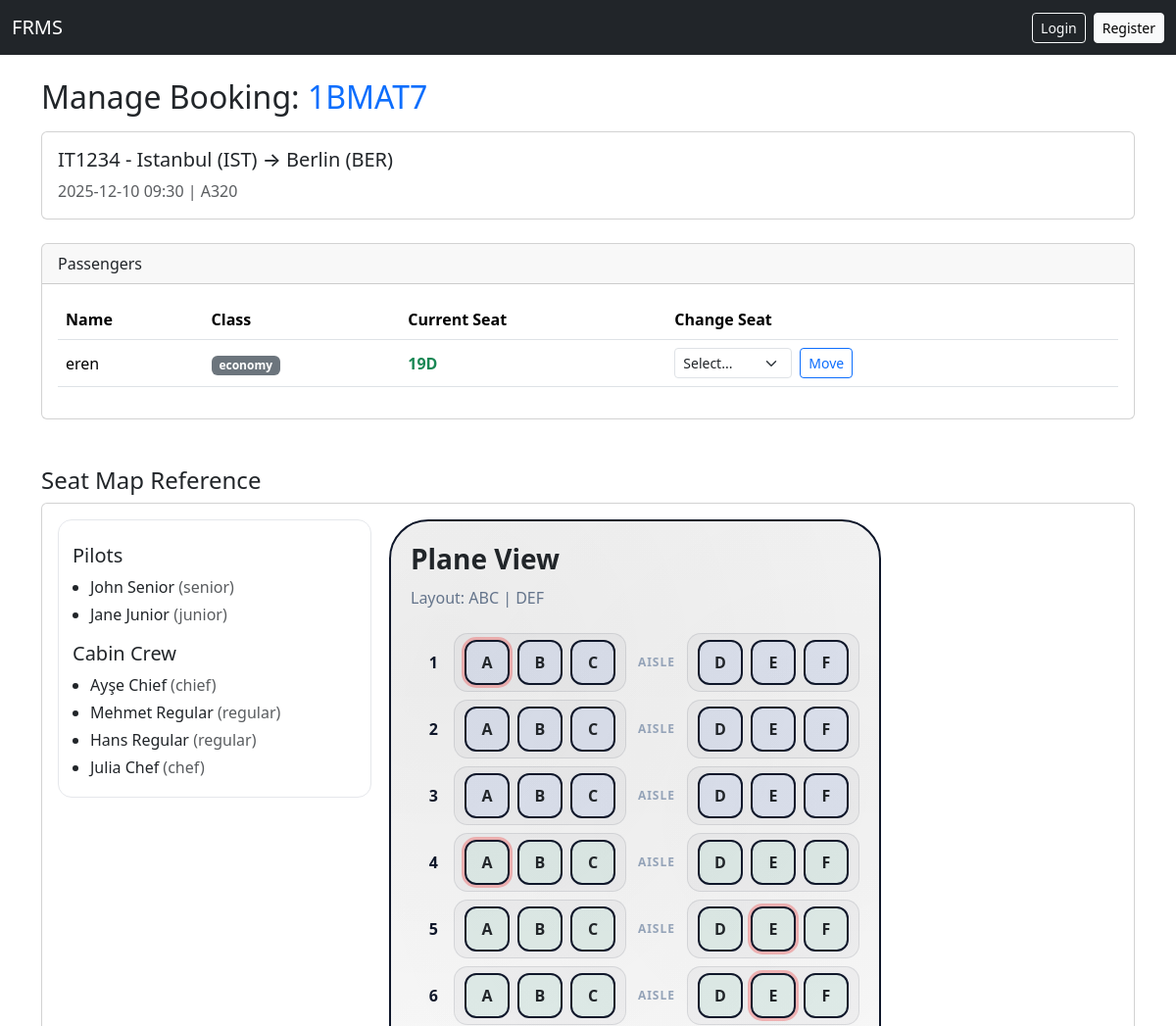
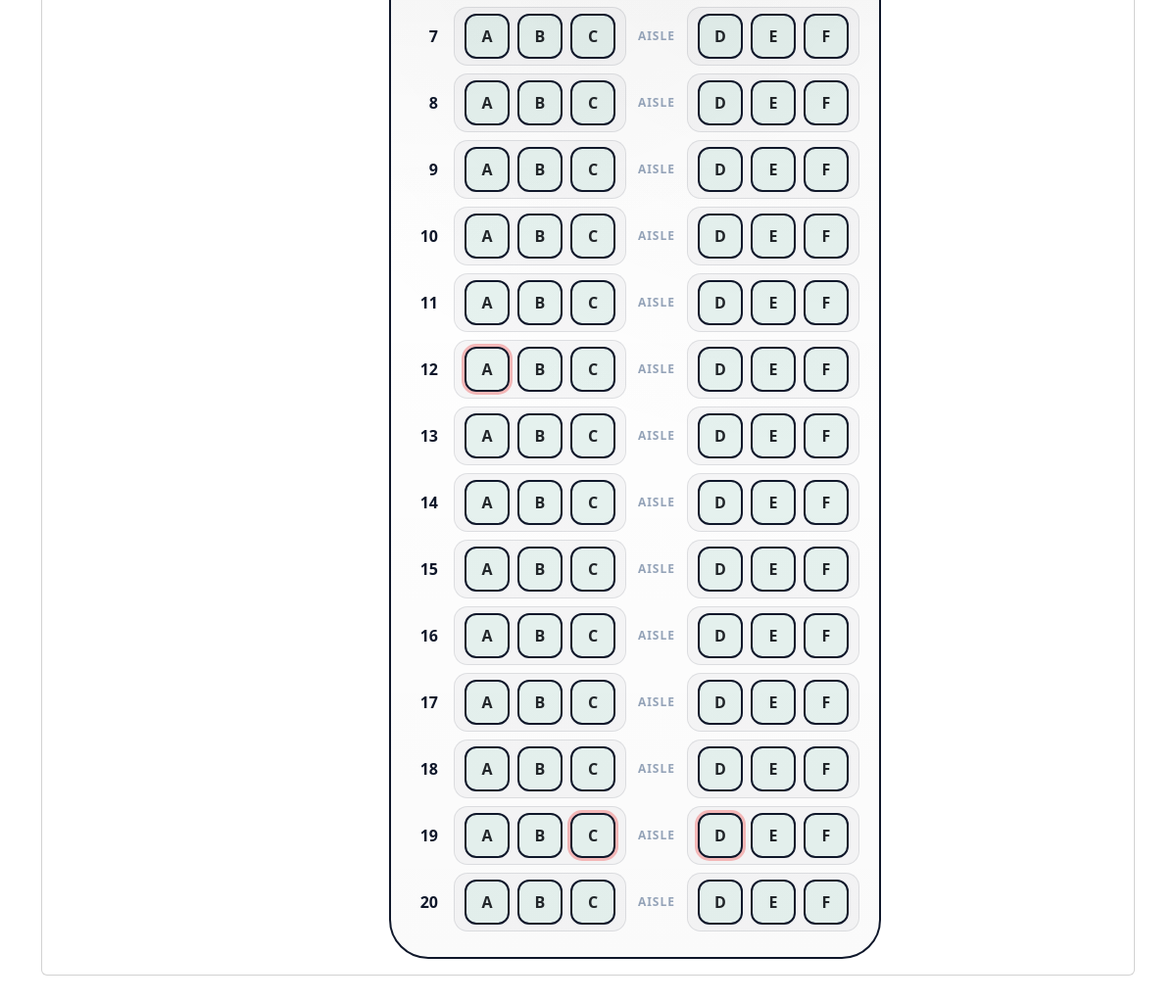
/manage/1BMAT7, run on the app's committed database (2 pictures, top to bottom).
### tables this page shows
CREATE TABLE passengers (
            id INTEGER PRIMARY KEY AUTOINCREMENT,
            flight_no TEXT NOT NULL,
            name TEXT NOT NULL,
            age INTEGER,
            nationality TEXT,
            seat_type TEXT,  -- business or economy
            seat_no TEXT,    -- may be NULL
            group_id INTEGER,
            parent_id INTEGER
        , pnr TEXT, ssn TEXT);

CREATE TABLE flights (
            id INTEGER PRIMARY KEY AUTOINCREMENT,
            flight_no TEXT UNIQUE NOT NULL,
            date_time TEXT NOT NULL,
            duration_minutes INTEGER,
            distance_km INTEGER,
            source TEXT,
            destination TEXT,
            vehicle_type TEXT,
            shared_flight_no TEXT,
            shared_company TEXT
        );

CREATE TABLE pilots (
            id INTEGER PRIMARY KEY AUTOINCREMENT,
            name TEXT NOT NULL,
            nationality TEXT,
            languages TEXT,
            vehicle_type TEXT,
            max_distance_km INTEGER,
            seniority TEXT  -- senior, junior, trainee
        );

CREATE TABLE attendants (
            id INTEGER PRIMARY KEY AUTOINCREMENT,
            name TEXT NOT NULL,
            nationality TEXT,
            languages TEXT,
            attendant_type TEXT,  -- chief, regular, chef
            vehicle_types TEXT
        );

### app.py (the view, shortened to what this page needs)
@app.route("/manage/<pnr>", methods=["GET", "POST"])
def manage_booking(pnr):
    db = get_db()
    passengers = db.execute("SELECT * FROM passengers WHERE pnr = ?", (pnr,)).fetchall()
    if not passengers:
        return redirect(url_for("checkin"))
    passengers = [dict(p) for p in passengers]
    flight = db.execute("SELECT * FROM flights WHERE flight_no = ?", (passengers[0]["flight_no"],)).fetchone()
    pilots = [dict(p) for p in db.execute("SELECT * FROM pilots LIMIT 2")]
    cabin = [dict(a) for a in db.execute("SELECT * FROM attendants LIMIT 4")]
    all_rows = db.execute("SELECT * FROM passengers WHERE flight_no = ?", (flight["flight_no"],)).fetchall()
    full_pax_list = [dict(row) for row in all_rows]
    seat_rows = build_seat_rows(flight["vehicle_type"], full_pax_list)
    occupied_set = set(p["seat_no"] for p in full_pax_list if p.get("seat_no"))
    all_seat_map = build_seat_map(flight["vehicle_type"])
    available_seats = [s for s in all_seat_map if s["seat_no"] not in occupied_set]
    return render_template("manage_booking.html",
                           user=current_user(), pnr=pnr, flight=flight,
                           passengers=passengers, seat_rows=seat_rows,
                           available_seats=available_seats,
                           pilots=pilots, cabin=cabin) # Added pilots/cabin

### app.py (called while the page is built)
def get_db():
    if "db" not in g:
        g.db = sqlite3.connect(DATABASE)
        g.db.row_factory = sqlite3.Row
    return g.db

def build_seat_map(vtype):
    c = PLANE_LAYOUTS.get(vtype)
    seats = []
    if not c: return []
    for r in range(1, c["rows"] + 1):
        for col in c["cols"]:
            seats.append({"seat_no": f"{r}{col}", "seat_type": "business" if r <= c["biz"] else "economy"})
    return seats

def build_seat_rows(vehicle_type, passengers):
    seat_map = build_seat_map(vehicle_type)
    seat_lookup = {p["seat_no"]: p for p in passengers if p["seat_no"]}
    seat_rows_dict = defaultdict(list)
    for seat in seat_map:
        seat["occupant"] = seat_lookup.get(seat["seat_no"])
        row_num = int(''.join(ch for ch in seat["seat_no"] if ch.isdigit()))
        seat_rows_dict[row_num].append(seat)
    return {r: sorted(seat_rows_dict[r], key=lambda s: s["seat_no"]) for r in sorted(seat_rows_dict.keys())}

def current_user():
    if "user_id" not in session: return None
    return get_db().execute("SELECT * FROM users WHERE id = ?", (session["user_id"],)).fetchone()

### templates/manage_booking.html (shortened to what this page needs)
{% extends "base.html" %}
{% block content %}
<h2 class="mb-3">Manage Booking: <span class="text-primary">{{ pnr }}</span></h2>
<div class="card mb-4">
    <div class="card-body">
        <h5>{{ flight['flight_no'] }} - {{ flight['source'] }} &rarr; {{ flight['destination'] }}</h5>
        <p class="text-muted mb-0">{{ flight['date_time'] }} | {{ flight['vehicle_type'] }}</p>
    </div>
</div>
<div class="card mb-4">
    <div class="card-header">Passengers</div>
    <div class="card-body">
        <div class="table-responsive">
            <table class="table align-middle">
                <thead>
                    <tr>
                        <th>Name</th>
                        <th>Class</th>
                        <th>Current Seat</th>
                        <th>Change Seat</th>
                    </tr>
                </thead>
                <tbody>
                    {% for p in passengers %}
                    <tr>
                        <td>
                            {{ p['name'] }}
                        </td>
                        <td><span class="badge bg-secondary">{{ p['seat_type'] }}</span></td>
                        <td>
                            {% if p['seat_no'] %}
                            <strong class="text-success">{{ p['seat_no'] }}</strong>
                            {% else %}
                            <span class="text-danger">Not Assigned</span>
                            {% endif %}
                        </td>
                        <td>
                            {% if p['age'] > 2 %}
                            <form method="post" class="d-flex gap-2">
                                <select name="new_seat" class="form-select form-select-sm" style="width: 120px;">
                                    <option value="" disabled selected>Select...</option>
                                </select>
                                <button class="btn btn-sm btn-outline-primary">Move</button>
                            </form>
                            {% else %}
                            <small class="text-muted">Infant (Lap)</small>
                            {% endif %}
                        </td>
                    </tr>
                    {% endfor %}
                </tbody>
            </table>
        </div>
    </div>
</div>
<h4 class="mt-5">Seat Map Reference</h4>
<div class="card p-3" style="overflow-x: auto;">
    {% include "roster_partial.html" with context %}
</div>
{% endblock %}

### templates/roster_partial.html (shortened to what this page needs)
<div class="plane-wrap">
    <div class="crew-card">
        <h5>Pilots</h5>
        <ul class="crew-list">
            {% if pilots %}
            {% for p in pilots %}
            <li>{{ p['name'] }} <span class="text-muted">({{ p['seniority'] }})</span></li>
            {% endfor %}
            {% else %}
            <li class="text-muted"><small>No pilot info</small></li>
            {% endif %}
        </ul>
        <h5 class="mt-3">Cabin Crew</h5>
        <ul class="crew-list">
            {% if cabin %}
            {% for c in cabin %}
            <li>{{ c['name'] }} <span class="text-muted">({{ c.get('attendant_type','') }})</span></li>
            {% endfor %}
            {% else %}
            <li class="text-muted"><small>No cabin info</small></li>
            {% endif %}
        </ul>
    </div>
    <div class="right-col">
        <div class="views-grid">
            <div class="plane-body">
                <h3 class="plane-title">Plane View</h3>
                <p class="plane-sub">
                    {% if flight['vehicle_type'] == 'A330' %}
                    Layout: ABC | DE | FGH
                    {% else %}
                    Layout: ABC | DEF
                    {% endif %}
                </p>
                <div class="seat-grid">
                    {% for row_num, seats in seat_rows.items() %}
                    {% set seat_by_col = {} %}
                    <div class="seat-row">
                        <div class="row-num">{{ row_num }}</div>
                        <div class="row-seats">
                            {% if flight['vehicle_type'] == 'A330' %}
                            <div class="seat-block">
                                {% for col in ['A','B','C'] %}
                                {% set s = seat_by_col.get(col) %}
                                {% if s %}
                                <div class="seat {{ s['seat_type'] }} {% if s.get('occupant') %}occupied{% endif %}">
                                    {{ col }}
                                    {% if s.get('occupant') and user['role'] in ['admin','operator'] %}
                                    <small>{{ s['occupant']['name'] }}</small>
                                    {% endif %}
                                </div>
                                {% endif %}
                                {% endfor %}
                            </div>
                            <div class="aisle-label">aisle</div>
                            <div class="seat-block">
                                {% for col in ['D','E'] %}
                                {% set s = seat_by_col.get(col) %}
                                {% if s %}
                                <div class="seat {{ s['seat_type'] }} {% if s.get('occupant') %}occupied{% endif %}">
                                    {{ col }}
                                    {% if s.get('occupant') and user['role'] in ['admin','operator'] %}
                                    <small>{{ s['occupant']['name'] }}</small>
                                    {% endif %}
                                </div>
                                {% endif %}
                                {% endfor %}
                            </div>
                            <div class="aisle-label">aisle</div>
                            <div class="seat-block">
                                {% for col in ['F','G','H'] %}
                                {% set s = seat_by_col.get(col) %}
                                {% if s %}
                                <div class="seat {{ s['seat_type'] }} {% if s.get('occupant') %}occupied{% endif %}">
                                    {{ col }}
                                    {% if s.get('occupant') and user['role'] in ['admin','operator'] %}
                                    <small>{{ s['occupant']['name'] }}</small>
                                    {% endif %}
                                </div>
                                {% endif %}
                                {% endfor %}
                            </div>
                            {% else %}
                            <div class="seat-block">
                                {% for col in ['A','B','C'] %}
                                {% set s = seat_by_col.get(col) %}
                                {% if s %}
                                <div class="seat {{ s['seat_type'] }} {% if s.get('occupant') %}occupied{% endif %}">
                                    {{ col }}
                                </div>
                                {% endif %}
                                {% endfor %}
                            </div>
                            <div class="aisle-label">aisle</div>
                            <div class="seat-block">
                                {% for col in ['D','E','F'] %}
                                {% set s = seat_by_col.get(col) %}
                                {% if s %}
                                <div class="seat {{ s['seat_type'] }} {% if s.get('occupant') %}occupied{% endif %}">
                                    {{ col }}
                                </div>
                                {% endif %}
                                {% endfor %}
                            </div>
                            {% endif %}
                        </div>
                    </div>
                    {% endfor %}
                </div>
            </div>
        </div>
    </div>
</div>

### templates/roster_partial.html (style rules this page uses)
.plane-wrap { display: grid; grid-template-columns: 320px 1fr; gap: 18px; align-items: start; }
.crew-card { border: 1px solid #e5e7eb; border-radius: 14px; padding: 14px; background: #fff; }
.crew-card h5 { margin: 10px 0 8px; }
.crew-list { margin: 0; padding-left: 18px; }
.crew-list li { margin: 4px 0; }
.right-col { display: block; }
.views-grid { display: grid; grid-template-columns: auto minmax(320px, 1fr); gap: 18px; align-items: start; }
.plane-body { position: relative; padding: 22px 20px 26px; border-radius: 40px; background: #ffffff; border: 2px solid #0f172a; overflow: hidden; display: inline-block; width: fit-content; }
.plane-body::before { content: ""; position: absolute; inset: 0; background: radial-gradient(circle at 10% 10%, rgba(0, 0, 0, 0.05) 0, transparent 45%), radial-gradient(circle at 90% 20%, rgba(0, 0, 0, 0.04) 0, transparent 55%), linear-gradient(to bottom, rgba(0, 0, 0, 0.02), transparent 40%, rgba(0, 0, 0, 0.02)); pointer-events: none; }
.plane-title { position: relative; margin: 0 0 10px; font-weight: 800; }
.plane-sub { position: relative; margin: 0 0 14px; color: #64748b; }
.seat-grid { position: relative; display: flex; flex-direction: column; gap: 8px; width: fit-content; padding-top: 10px; }
.seat-row { display: grid; grid-template-columns: 34px auto; align-items: center; gap: 10px; }
.row-num { font-weight: 700; color: #0f172a; text-align: right; padding-right: 6px; }
.row-seats { display: flex; align-items: center; gap: 12px; width: fit-content; flex-wrap: nowrap; }
.seat-block { display: flex; gap: 8px; padding: 6px 10px; border-radius: 14px; background: rgba(15, 23, 42, 0.03); border: 1px solid rgba(15, 23, 42, 0.10); }
.aisle-label { font-size: 12px; color: #94a3b8; font-weight: 800; letter-spacing: 0.08em; text-transform: uppercase; user-select: none; }
.seat { width: 46px; height: 46px; border: 2px solid #0f172a; border-radius: 12px; display: grid; place-items: center; font-weight: 800; background: #fff; position: relative; user-select: none; line-height: 1; }
.seat.business { background: rgba(37, 99, 235, 0.08); }
.seat.economy { background: rgba(16, 185, 129, 0.07); }
.seat.occupied { outline: 3px solid rgba(239, 68, 68, 0.35); }
@media (max-width: 1200px) { .views-grid { grid-template-columns: 1fr; } }

### data on the page
passengers: pnr "1BMAT7", name "eren", seat_type "economy", seat_no "19D"
flights: flight_no "IT1234", source "Istanbul (IST)", destination "Berlin (BER)", date_time "2025-12-10 09:30", vehicle_type "A320"
pilots: name "John Senior", seniority "senior"
pilots: name "Jane Junior", seniority "junior"
attendants: name "Ayşe Chief", get "chief"
attendants: name "Mehmet Regular", get "regular"
attendants: name "Hans Regular", get "regular"
attendants: name "Julia Chef", get "chef"

### other printed values
{{ row_num }} "1" "2" "3" "4" "5" "6" "7" "8" "9" "10" "11" "12" "13" "14" "15" "16" "17" "18" "19" "20"
{{ col }} "A" "B" "C" "A" "B" "C" "A" "B" "C" "A" "B" "C" "A" "B" "C" "A" "B" "C" "A" "B" "C" "A" "B" "C" "A" "B" "C" "A" "B" "C" "A" "B" "C" "A" "B" "C" "A" "B" "C" "A" "B" "C" "A" "B" "C" "A" "B" "C" "A" "B" "C" "A" "B" "C" "A" "B" "C" "A" "B" "C"
{{ col }} "D" "E" "F" "D" "E" "F" "D" "E" "F" "D" "E" "F" "D" "E" "F" "D" "E" "F" "D" "E" "F" "D" "E" "F" "D" "E" "F" "D" "E" "F" "D" "E" "F" "D" "E" "F" "D" "E" "F" "D" "E" "F" "D" "E" "F" "D" "E" "F" "D" "E" "F" "D" "E" "F" "D" "E" "F" "D" "E" "F"
